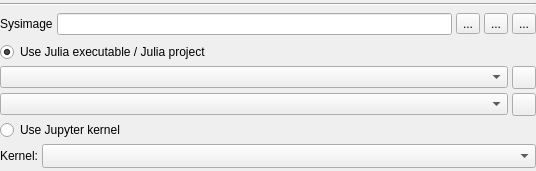
<?xml version="1.0" encoding="UTF-8"?>
<!--
######################################################################################################################
# Copyright (C) 2017-2022 Spine project consortium
# Copyright Spine Items contributors
# This file is part of Spine Items.
# Spine Items is free software: you can redistribute it and\/or modify it under the terms of the GNU Lesser General
# Public License as published by the Free Software Foundation, either version 3 of the License, or (at your option)
# any later version. This program is distributed in the hope that it will be useful, but WITHOUT ANY WARRANTY;
# without even the implied warranty of MERCHANTABILITY or FITNESS FOR A PARTICULAR PURPOSE. See the GNU Lesser General
# Public License for more details. You should have received a copy of the GNU Lesser General Public License along with
# this program. If not, see <http:\/\/www.gnu.org\/licenses\/>.
######################################################################################################################
-->
<ui version="4.0">
 <class>Form</class>
 <widget class="QWidget" name="Form">
  <property name="geometry">
   <rect>
    <x>0</x>
    <y>0</y>
    <width>536</width>
    <height>171</height>
   </rect>
  </property>
  <layout class="QVBoxLayout" name="verticalLayout_2">
   <property name="spacing">
    <number>4</number>
   </property>
   <property name="leftMargin">
    <number>0</number>
   </property>
   <property name="topMargin">
    <number>0</number>
   </property>
   <property name="rightMargin">
    <number>0</number>
   </property>
   <property name="bottomMargin">
    <number>0</number>
   </property>
   <item>
    <widget class="Line" name="line_3">
     <property name="orientation">
      <enum>Qt::Orientation::Horizontal</enum>
     </property>
    </widget>
   </item>
   <item>
    <layout class="QHBoxLayout" name="horizontalLayout_3">
     <property name="spacing">
      <number>4</number>
     </property>
     <item>
      <widget class="QLabel" name="label_sysimage">
       <property name="text">
        <string>Sysimage</string>
       </property>
      </widget>
     </item>
     <item>
      <widget class="PropertyQLineEdit" name="lineEdit_sysimage">
       <property name="maximumSize">
        <size>
         <width>16777215</width>
         <height>24</height>
        </size>
       </property>
       <property name="readOnly">
        <bool>false</bool>
       </property>
       <property name="clearButtonEnabled">
        <bool>true</bool>
       </property>
      </widget>
     </item>
     <item>
      <widget class="QToolButton" name="toolButton_abort_sysimage">
       <property name="toolTip">
        <string>&lt;html&gt;&lt;head/&gt;&lt;body&gt;&lt;p&gt;Abort sysimage creation&lt;/p&gt;&lt;/body&gt;&lt;/html&gt;</string>
       </property>
       <property name="text">
        <string>...</string>
       </property>
      </widget>
     </item>
     <item>
      <widget class="QToolButton" name="toolButton_new_sysimage">
       <property name="toolTip">
        <string>&lt;html&gt;&lt;head/&gt;&lt;body&gt;&lt;p&gt;New Julia sysimage&lt;/p&gt;&lt;/body&gt;&lt;/html&gt;</string>
       </property>
       <property name="text">
        <string>...</string>
       </property>
       <property name="icon">
        <iconset resource="../../ui/resources/resources_icons.qrc">
         <normaloff>:/icons/file.svg</normaloff>:/icons/file.svg</iconset>
       </property>
       <property name="toolButtonStyle">
        <enum>Qt::ToolButtonStyle::ToolButtonIconOnly</enum>
       </property>
      </widget>
     </item>
     <item>
      <widget class="QToolButton" name="toolButton_open_sysimage">
       <property name="toolTip">
        <string>&lt;html&gt;&lt;head/&gt;&lt;body&gt;&lt;p&gt;Open Julia sysimage&lt;/p&gt;&lt;/body&gt;&lt;/html&gt;</string>
       </property>
       <property name="text">
        <string>...</string>
       </property>
       <property name="icon">
        <iconset resource="../../ui/resources/resources_icons.qrc">
         <normaloff>:/icons/folder-open-solid.svg</normaloff>:/icons/folder-open-solid.svg</iconset>
       </property>
      </widget>
     </item>
    </layout>
   </item>
   <item>
    <layout class="QVBoxLayout" name="verticalLayout">
     <property name="spacing">
      <number>4</number>
     </property>
     <property name="leftMargin">
      <number>0</number>
     </property>
     <item>
      <widget class="QRadioButton" name="radioButton_basic_console">
       <property name="text">
        <string>Use Julia executable / Julia project</string>
       </property>
       <property name="checked">
        <bool>true</bool>
       </property>
      </widget>
     </item>
     <item>
      <layout class="QHBoxLayout" name="horizontalLayout_2">
       <property name="spacing">
        <number>4</number>
       </property>
       <property name="leftMargin">
        <number>0</number>
       </property>
       <item>
        <widget class="QComboBox" name="comboBox_executable"/>
       </item>
       <item>
        <widget class="QToolButton" name="toolButton_browse_julia">
         <property name="toolTip">
          <string>&lt;html&gt;&lt;head/&gt;&lt;body&gt;&lt;p&gt;Pick a Julia executable using a file browser&lt;/p&gt;&lt;/body&gt;&lt;/html&gt;</string>
         </property>
         <property name="icon">
          <iconset resource="../../ui/resources/resources_icons.qrc">
           <normaloff>:/icons/item_icons/julia-logo.svg</normaloff>:/icons/item_icons/julia-logo.svg</iconset>
         </property>
        </widget>
       </item>
      </layout>
     </item>
     <item>
      <layout class="QHBoxLayout" name="horizontalLayout_4">
       <property name="spacing">
        <number>4</number>
       </property>
       <property name="leftMargin">
        <number>0</number>
       </property>
       <item>
        <widget class="QComboBox" name="comboBox_julia_project"/>
       </item>
       <item>
        <widget class="QToolButton" name="toolButton_browse_julia_project">
         <property name="toolTip">
          <string>&lt;html&gt;&lt;head/&gt;&lt;body&gt;&lt;p&gt;Pick a Julia project using a file browser&lt;/p&gt;&lt;/body&gt;&lt;/html&gt;</string>
         </property>
         <property name="icon">
          <iconset resource="../../ui/resources/resources_icons.qrc">
           <normaloff>:/icons/folder.svg</normaloff>:/icons/folder.svg</iconset>
         </property>
        </widget>
       </item>
      </layout>
     </item>
     <item>
      <widget class="QRadioButton" name="radioButton_jupyter_console">
       <property name="text">
        <string>Use Jupyter kernel</string>
       </property>
      </widget>
     </item>
     <item>
      <layout class="QHBoxLayout" name="horizontalLayout">
       <property name="spacing">
        <number>4</number>
       </property>
       <property name="leftMargin">
        <number>0</number>
       </property>
       <item>
        <widget class="QLabel" name="label">
         <property name="text">
          <string>Kernel:</string>
         </property>
        </widget>
       </item>
       <item>
        <widget class="QComboBox" name="comboBox_kernel_specs">
         <property name="sizePolicy">
          <sizepolicy hsizetype="Expanding" vsizetype="Fixed">
           <horstretch>0</horstretch>
           <verstretch>0</verstretch>
          </sizepolicy>
         </property>
         <property name="minimumSize">
          <size>
           <width>100</width>
           <height>24</height>
          </size>
         </property>
         <property name="maximumSize">
          <size>
           <width>16777215</width>
           <height>24</height>
          </size>
         </property>
         <property name="toolTip">
          <string>&lt;html&gt;&lt;head/&gt;&lt;body&gt;&lt;p&gt;Select a Julia kernel for &lt;span style=&quot; font-weight:700;&quot;&gt;Jupyter Console&lt;/span&gt;&lt;/p&gt;&lt;/body&gt;&lt;/html&gt;</string>
         </property>
        </widget>
       </item>
      </layout>
     </item>
    </layout>
   </item>
  </layout>
 </widget>
 <customwidgets>
  <customwidget>
   <class>PropertyQLineEdit</class>
   <extends>QLineEdit</extends>
   <header>spinetoolbox/widgets/custom_qlineedits.h</header>
  </customwidget>
 </customwidgets>
 <tabstops>
  <tabstop>radioButton_basic_console</tabstop>
  <tabstop>radioButton_jupyter_console</tabstop>
  <tabstop>toolButton_browse_julia</tabstop>
  <tabstop>toolButton_browse_julia_project</tabstop>
  <tabstop>comboBox_kernel_specs</tabstop>
 </tabstops>
 <resources>
  <include location="../../ui/resources/resources_icons.qrc"/>
 </resources>
 <connections/>
</ui>
